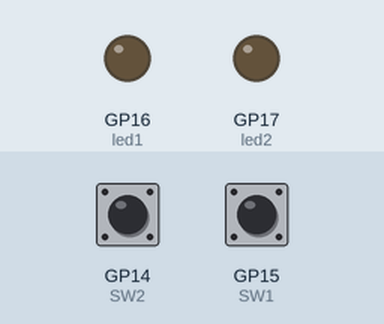
Simulated run of this program. Board: Raspberry Pi Pico running MicroPython. On the bench: output pins drawn as LEDs (lit = HIGH). The test bench sets the inputs (shaded band); at power-on: GP14 (SW2) HIGH, GP15 (SW1) HIGH.

Above: at 2.6 s.
2.7 s: GP14 (SW2) pulled LOW for 3.2 s
At 4.5 s:
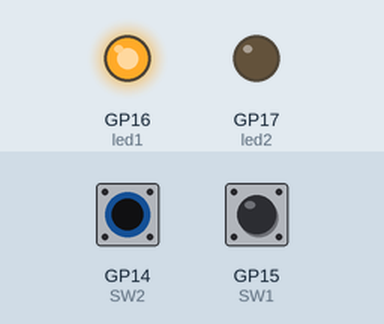
7.4 s: GP14 (SW2) pulled LOW for 1.8 s
At 8.2 s:
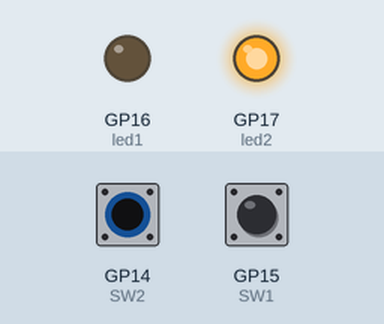
10.9 s: GP15 (SW1) pulled LOW for 1.8 s
At 12.4 s:
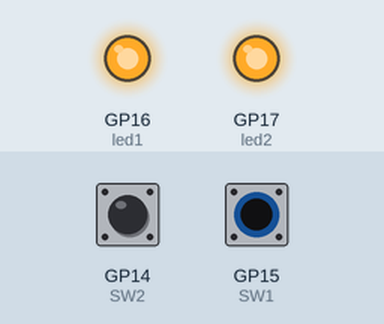
Timing chart, 0 to 20.4 s (numbered marks = the images above; inputs shaded):
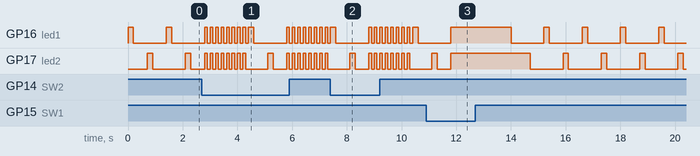

The program:

SWLED_DEMO.py
```python
"""
 2023/06/07
  基板上のタクトスイッチとLED の動作DEMO
   タクトスイッチを押すと点滅していたLED が 2秒間両方点灯する。
   v1.0
2023/9/23	タクトスイッチをソフトプルアップとした
2023/10/28	スイッチを14pin に増設  sw2 としてLED をフラッシュさせる
    v1.1
"""
import machine
import time

# SW   = machine.Pin( 15, machine.Pin.IN)
SW1   = machine.Pin(15, machine.Pin.IN, machine.Pin.PULL_UP)
SW2   = machine.Pin(14, machine.Pin.IN, machine.Pin.PULL_UP)
led1 = machine.Pin(16, machine.Pin.OUT)
led2 = machine.Pin(17, machine.Pin.OUT)

def LED1onoff():
    led1.on()
    time.sleep(.2)
    led1.off()
    time.sleep(.5)

def LED2onoff():
    led2.on()
    time.sleep(.2)
    led2.off()
    time.sleep(.5)

def main():
    LED1onoff()
    LED2onoff()
    while True:
        LED1onoff()
        LED2onoff()
        if SW1.value() == 0:
            led1.on()
            led2.on()
            time.sleep(2)
        if SW2.value() == 0:
            for _ in range(8):
                led1.on()
                led2.on()
                time.sleep(0.1)
                led1.off()
                led2.off()
                time.sleep(0.1)

if __name__=='__main__':
    main()
```

Measured:
- by itself, GP16 (led1): repeats every 1.4 s: LOW 1.2 s, HIGH 0.20 s
